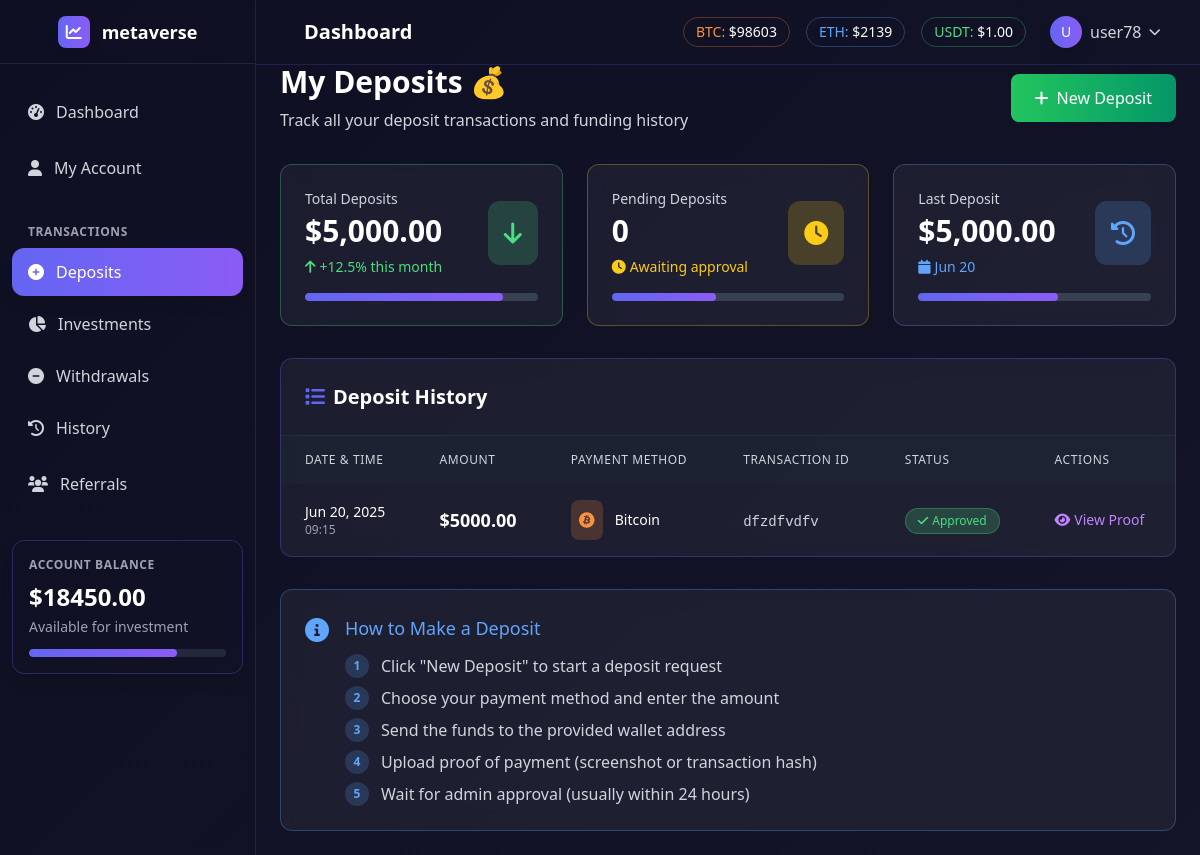
Before: /transactions/deposits/ (signed in) with the older database file.
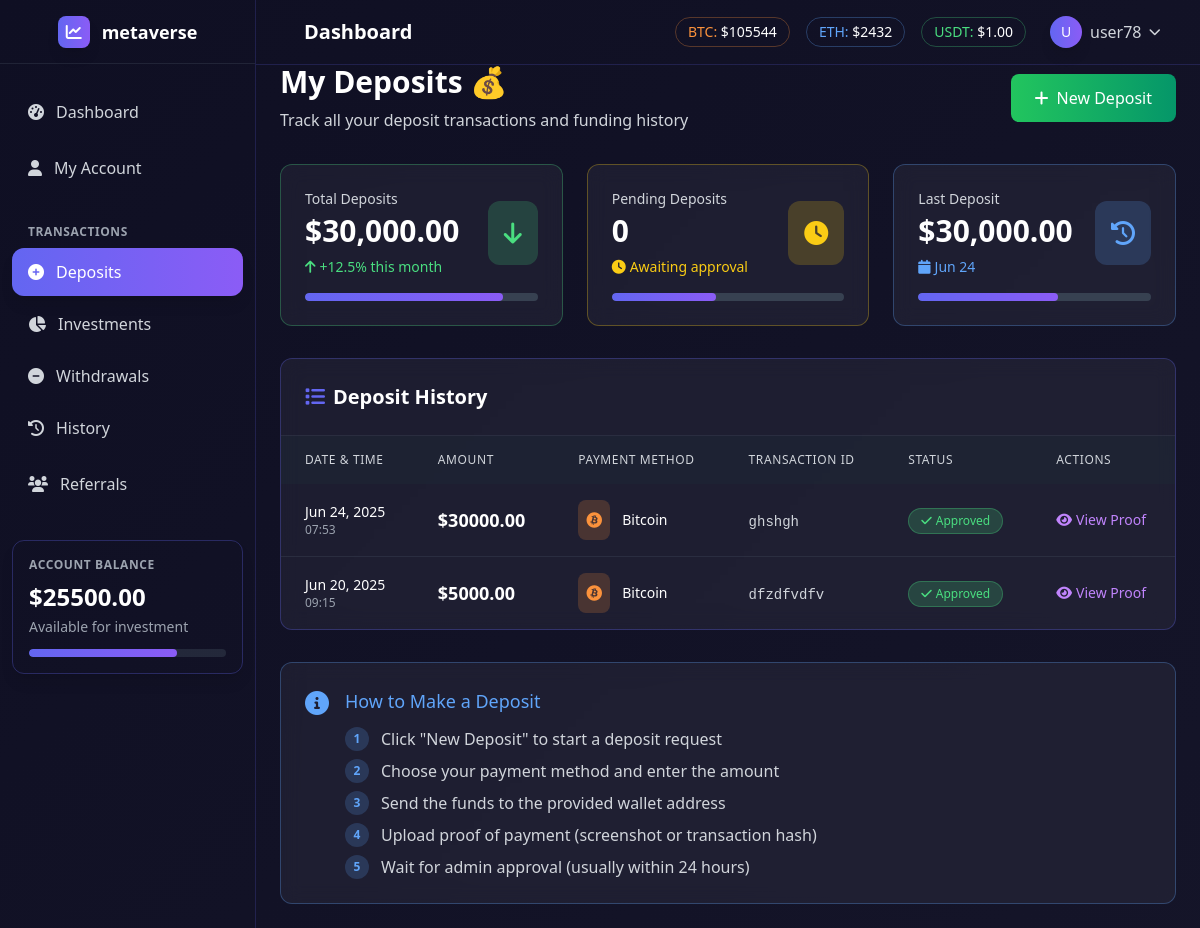
After: the same page with the newer database file.
### core/models.py (models this page shows, shortened)
class CurrencyRate(models.Model):
    currency_code = models.CharField(max_length=10)  # BTC, ETH, USDT, USD, EUR, etc.
    rate_usd = models.DecimalField(max_digits=15, decimal_places=8)  # Rate in USD
    last_updated = models.DateTimeField(auto_now=True)

### accounts/models.py (models this page shows, shortened)
class CustomUser(AbstractUser):
    email = models.EmailField(unique=True)
    full_name = models.CharField(max_length=100)
    is_verified = models.BooleanField(default=False)
    is_approved = models.BooleanField(default=False)
    registration_step = models.IntegerField(default=1)  # 1 or 2
    created_at = models.DateTimeField(auto_now_add=True)
    updated_at = models.DateTimeField(auto_now=True)
    USERNAME_FIELD = 'username'
    REQUIRED_FIELDS = ['email', 'full_name']

class UserProfile(models.Model):
    CURRENCY_CHOICES = [
        ('USD', 'US Dollar'),
        ('EUR', 'Euro'),
        ('GBP', 'British Pound'),
        ('NGN', 'Nigerian Naira'),
        ('GHS', 'Ghanaian Cedi'),
        ('KES', 'Kenyan Shilling'),
        ('ZAR', 'South African Rand'),
    ]
    user = models.OneToOneField(CustomUser, on_delete=models.CASCADE, related_name='profile')
    state = models.CharField(max_length=100, blank=True)
    country = models.CharField(max_length=100, blank=True)
    currency = models.CharField(max_length=3, choices=CURRENCY_CHOICES, default='USD')
    phone_number = models.CharField(max_length=20, blank=True)
    date_of_birth = models.DateField(null=True, blank=True)
    address = models.TextField(blank=True)
    referral_code = models.CharField(max_length=20, unique=True, blank=True)
    referred_by = models.ForeignKey('self', on_delete=models.SET_NULL, null=True, blank=True)
    account_balance = models.DecimalField(max_digits=15, decimal_places=2, default=0.00)
    total_deposit = models.DecimalField(max_digits=15, decimal_places=2, default=0.00)
    total_withdrawal = models.DecimalField(max_digits=15, decimal_places=2, default=0.00)
    total_bonus = models.DecimalField(max_digits=15, decimal_places=2, default=0.00)
    current_investment = models.DecimalField(max_digits=15, decimal_places=2, default=0.00)
    pending_withdrawal = models.DecimalField(max_digits=15, decimal_places=2, default=0.00)
    created_at = models.DateTimeField(auto_now_add=True)
    updated_at = models.DateTimeField(auto_now=True)

### transactions/models.py (models this page shows, shortened)
class Deposit(models.Model):
    STATUS_CHOICES = [
        ('pending', 'Pending'),
        ('approved', 'Approved'),
        ('rejected', 'Rejected'),
    ]
    PAYMENT_METHODS = [
        ('BTC', 'Bitcoin'),
        ('USDT', 'Tether USDT'),
        ('ETH', 'Ethereum'),
        ('bank_transfer', 'Bank Transfer'),
    ]
    user = models.ForeignKey(User, on_delete=models.CASCADE, related_name='deposits')
    amount = models.DecimalField(max_digits=15, decimal_places=2)
    payment_method = models.CharField(max_length=20, choices=PAYMENT_METHODS)
    transaction_id = models.CharField(max_length=200, blank=True)
    proof_of_payment = models.FileField(upload_to='payment_proofs/', blank=True)
    status = models.CharField(max_length=10, choices=STATUS_CHOICES, default='pending')
    admin_notes = models.TextField(blank=True)
    created_at = models.DateTimeField(auto_now_add=True)
    approved_at = models.DateTimeField(null=True, blank=True)

### transactions/views.py (the view)
# urls.py: path('deposits/', views.manage_deposits, name='manage_deposits'),
@login_required
def deposits(request):
    user_deposits = Deposit.objects.filter(user=request.user).order_by('-created_at')
    return render(request, 'transactions/deposits.html', {'deposits': user_deposits})

### templates/transactions/deposits.html (shortened to what the changed rows need)
{% extends 'base.html' %}
{% load math_filters %}
{% block content %}
<div class="pt-16 p-6 animate-fade-in">
    <div class="max-w-6xl mx-auto">
        <div class="flex flex-col md:flex-row justify-between items-start md:items-center mb-8 gap-4">
            <div>
                <h1 class="text-3xl font-bold text-white mb-2">My Deposits 💰</h1>
            </div>
        </div>
        <div class="grid grid-cols-1 md:grid-cols-3 gap-6 mb-8">
            <div class="glass-effect rounded-xl p-6 border border-green-400 border-opacity-30 card-hover">
                <div class="flex items-center justify-between">
                    <div>
                        <p class="text-sm font-medium text-gray-300 mb-1">Total Deposits</p>
                        <p class="text-3xl font-bold text-white">{{ user.profile.total_deposit|currency }}</p>
                        <div class="flex items-center mt-2">
                            <i class="fas fa-arrow-up text-green-400 text-sm mr-1"></i>
                            <span class="text-green-400 text-sm">+12.5% this month</span>
                        </div>
                    </div>
                </div>
            </div>
            <div class="glass-effect rounded-xl p-6 border border-blue-400 border-opacity-30 card-hover">
                <div class="flex items-center justify-between">
                    <div>
                        <p class="text-sm font-medium text-gray-300 mb-1">Last Deposit</p>
                        <p class="text-3xl font-bold text-white">
                            {% if deposits.first %}
                                {{ deposits.first.amount|currency }}
                            {% else %}
                                $0.00
                            {% endif %}
                        </p>
                        <div class="flex items-center mt-2">
                            <i class="fas fa-calendar text-blue-400 text-sm mr-1"></i>
                            <span class="text-blue-400 text-sm">
                                {% if deposits.first %}
                                    {{ deposits.first.created_at|date:"M d" }}
                                {% else %}
                                    No deposits yet
                                {% endif %}
                            </span>
                        </div>
                    </div>
                </div>
            </div>
        </div>
        <div class="glass-effect rounded-xl border border-purple-primary border-opacity-30 overflow-hidden">
            <div class="p-6 border-b border-gray-600 border-opacity-30">
                <h2 class="text-xl font-semibold text-white flex items-center">
                    <i class="fas fa-list mr-2 text-purple-primary"></i>
                    Deposit History
                </h2>
            </div>
            {% if deposits %}
                <div class="overflow-x-auto">
                    <table class="min-w-full">
                        <thead class="bg-gray-800 bg-opacity-50">
                            <tr>
                                <th class="px-6 py-4 text-left text-xs font-medium text-gray-300 uppercase tracking-wider">Date & Time</th>
                                <th class="px-6 py-4 text-left text-xs font-medium text-gray-300 uppercase tracking-wider">Amount</th>
                                <th class="px-6 py-4 text-left text-xs font-medium text-gray-300 uppercase tracking-wider">Payment Method</th>
                                <th class="px-6 py-4 text-left text-xs font-medium text-gray-300 uppercase tracking-wider">Transaction ID</th>
                                <th class="px-6 py-4 text-left text-xs font-medium text-gray-300 uppercase tracking-wider">Status</th>
                                <th class="px-6 py-4 text-left text-xs font-medium text-gray-300 uppercase tracking-wider">Actions</th>
                            </tr>
                        </thead>
                        <tbody class="divide-y divide-gray-600 divide-opacity-30">
                            {% for deposit in deposits %}
                                <tr class="hover:bg-gray-700 hover:bg-opacity-30 transition-colors">
                                    <td class="px-6 py-4 whitespace-nowrap">
                                        <div class="text-sm text-white font-medium">{{ deposit.created_at|date:"M d, Y" }}</div>
                                        <div class="text-xs text-gray-400">{{ deposit.created_at|time:"H:i" }}</div>
                                    </td>
                                    <td class="px-6 py-4 whitespace-nowrap">
                                        <div class="text-lg font-bold text-white">${{ deposit.amount|floatformat:2 }}</div>
                                    </td>
                                    <td class="px-6 py-4 whitespace-nowrap">
                                        <div class="flex items-center">
                                            <div class="p-2 rounded-lg mr-3
                                                {% if deposit.payment_method == 'BTC' %}bg-orange-400 bg-opacity-20{% endif %}
                                                {% if deposit.payment_method == 'ETH' %}bg-blue-400 bg-opacity-20{% endif %}">
                                                {% if deposit.payment_method == 'BTC' %}
                                                    <i class="fab fa-bitcoin text-orange-400"></i>
                                                {% elif deposit.payment_method == 'USDT' %}
                                                    <i class="fas fa-dollar-sign text-green-400"></i>
                                                {% elif deposit.payment_method == 'ETH' %}
                                                    <i class="fab fa-ethereum text-blue-400"></i>
                                                {% else %}
                                                    <i class="fas fa-university text-gray-400"></i>
                                                {% endif %}
                                            </div>
                                            <span class="text-sm text-white font-medium">{{ deposit.get_payment_method_display }}</span>
                                        </div>
                                    </td>
                                    <td class="px-6 py-4 whitespace-nowrap">
                                        {% if deposit.transaction_id %}
                                            <span class="text-sm text-gray-300 font-mono">{{ deposit.transaction_id|truncatechars:20 }}</span>
                                        {% else %}
                                            <span class="text-gray-500">-</span>
                                        {% endif %}
                                    </td>
                                    <td class="px-6 py-4 whitespace-nowrap">
                                        {% if deposit.status == 'pending' %}
                                            <span class="inline-flex items-center px-3 py-1 bg-yellow-400 bg-opacity-20 text-yellow-400 text-xs rounded-full border border-yellow-400 border-opacity-30">
                                                <i class="fas fa-clock mr-1"></i>Pending
                                            </span>
                                        {% elif deposit.status == 'approved' %}
                                            <span class="inline-flex items-center px-3 py-1 bg-green-400 bg-opacity-20 text-green-400 text-xs rounded-full border border-green-400 border-opacity-30">
                                                <i class="fas fa-check mr-1"></i>Approved
                                            </span>
                                        {% elif deposit.status == 'rejected' %}
                                            <span class="inline-flex items-center px-3 py-1 bg-red-400 bg-opacity-20 text-red-400 text-xs rounded-full border border-red-400 border-opacity-30">
                                                <i class="fas fa-times mr-1"></i>Rejected
                                            </span>
                                        {% endif %}
                                    </td>
                                    <td class="px-6 py-4 whitespace-nowrap text-sm font-medium">
                                        {% if deposit.proof_of_payment %}
                                            <a href="{{ deposit.proof_of_payment.url }}" target="_blank" class="text-purple-400 hover:text-purple-300 transition-colors">
                                                <i class="fas fa-eye mr-1"></i>View Proof
                                            </a>
                                        {% else %}
                                            <span class="text-gray-500">No proof</span>
                                        {% endif %}
                                    </td>
                                </tr>
                            {% endfor %}
                        </tbody>
                    </table>
                </div>
            {% endif %}
        </div>
    </div>
</div>
{% endblock %}

### templates/partials/navbar.html (shortened to what this page needs)
<nav class="navbar-glass fixed top-0 left-0 right-0 z-40 lg:left-64 transition-all duration-300 border-b border-purple-primary border-opacity-20">
    <div class="px-4 sm:px-6 lg:px-8">
        <div class="flex justify-between h-16">
            <div class="flex items-center">
                <h1 class="ml-4 text-xl font-semibold text-white">
                    {% block page_title %}Dashboard{% endblock %}
                </h1>
            </div>
            <div class="flex items-center space-x-4">
                <div class="hidden md:flex items-center space-x-4 text-sm">
                    {% if currency_rates.BTC %}
                        <div class="crypto-ticker ticker-glass px-3 py-1 rounded-full border border-orange-400 border-opacity-30">
                            <span class="text-orange-400">BTC:</span>
                            <span class="text-white font-medium">${{ currency_rates.BTC|floatformat:0 }}</span>
                        </div>
                    {% endif %}
                    {% if currency_rates.ETH %}
                        <div class="crypto-ticker ticker-glass px-3 py-1 rounded-full border border-blue-400 border-opacity-30">
                            <span class="text-blue-400">ETH:</span>
                            <span class="text-white font-medium">${{ currency_rates.ETH|floatformat:0 }}</span>
                        </div>
                    {% endif %}
                    {% if currency_rates.USDT %}
                        <div class="crypto-ticker ticker-glass px-3 py-1 rounded-full border border-green-400 border-opacity-30">
                            <span class="text-green-400">USDT:</span>
                            <span class="text-white font-medium">${{ currency_rates.USDT|floatformat:2 }}</span>
                        </div>
                    {% endif %}
                </div>
                <div class="relative">
                    <button id="user-menu-btn" class="flex items-center space-x-2 text-gray-300 hover:text-white transition-colors duration-200 p-2 rounded-lg hover:bg-white hover:bg-opacity-10">
                        <div class="w-8 h-8 bg-gradient-to-r from-purple-primary to-purple-secondary rounded-full flex items-center justify-center text-white text-sm font-medium shadow-lg">
                            {{ user.username|first|upper }}
                        </div>
                        <span class="hidden sm:block font-medium">{{ user.username }}</span>
                        <i class="fas fa-chevron-down text-xs"></i>
                    </button>
                </div>
            </div>
        </div>
    </div>
</nav>
{% include 'partials/sidebar.html' %}

### templates/partials/sidebar.html (shortened to what the changed rows need)
<div id="sidebar" class="fixed inset-y-0 left-0 z-30 w-64 sidebar-glass transform -translate-x-full transition-transform duration-300 ease-in-out lg:translate-x-0 border-r border-purple-primary border-opacity-20">
    <nav class="mt-6 px-3">
        <div class="mt-8 p-4 balance-card rounded-xl border border-purple-primary border-opacity-30 shadow-lg">
            <div class="text-gray-400 text-xs uppercase tracking-wider mb-2 font-semibold">Account Balance</div>
            <div class="text-white text-2xl font-bold mb-1">${{ user.profile.account_balance|floatformat:2 }}</div>
            <div class="text-gray-400 text-sm mb-3">Available for investment</div>
            <div class="h-2 bg-gray-700 bg-opacity-50 rounded-full overflow-hidden">
                <div class="progress-bar h-full rounded-full" style="width: 75%"></div>
            </div>
        </div>
    </nav>
</div>

Changed rows visible on the page:
changed CurrencyRate (number 1 of 3 on the later page): BTC "98603" → "105544"
changed CurrencyRate (number 2 of 3 on the later page): ETH "2139" → "2432"
changed CustomUser "user78": profile.account_balance "18450.00" → "25500.00"; profile.total_deposit "$5,000.00" → "$30,000.00"
added Deposit: first.amount "$30,000.00", first.created_at "Jun 24", created_at "Jun 24, 2025", created_at "07:53", amount "30000.00", payment_method "Bitcoin", transaction_id "ghshgh", status "approved" (drawn)
Other visible differences:
{{ deposits.first.amount|currency }}: "$5,000.00" → "$30,000.00"
{{ deposits.first.created_at|date:"M d" }}: "Jun 20" → "Jun 24"
